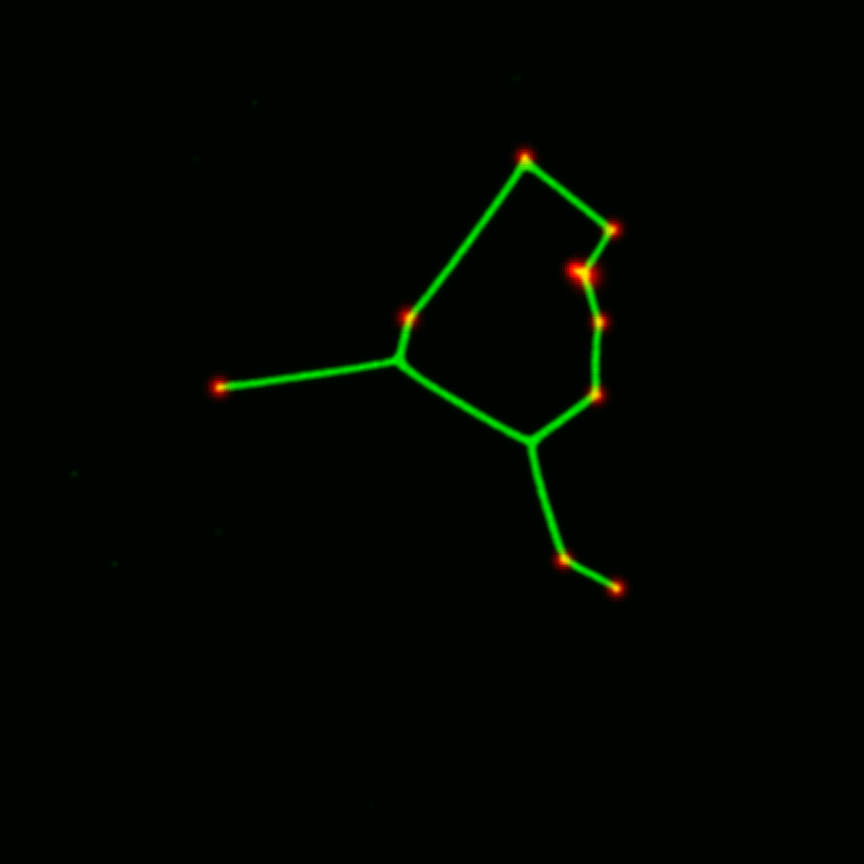
#> input picture figures/1.png, 864 x 864 px; its folder holds only this picture in this run
$ python test.py
#> lines starting #> are read from the running program, lines starting #| are printed output that depends on the picture; after the words box and inside, x2 and y2 are one past the last pixel; in counts of white or black regions, pixels touching at a corner belong together
### skele.py
import math
import pickle
from skimage.morphology import skeletonize
import skimage as ski
import matplotlib.pyplot as plt
import networkx as nx
from pathlib import Path

KEEP_THRESHOLD = 2
NEIGHBOR_THRESHOLD = 5


class PictureToNetwork:
    def __init__(self, image_path, keep=[]):
#> called with image_path = 'figures/1.png'
        self.filename = Path(image_path).stem
        self.image_path = image_path
        self.image = ski.io.imread(image_path, as_gray=True)
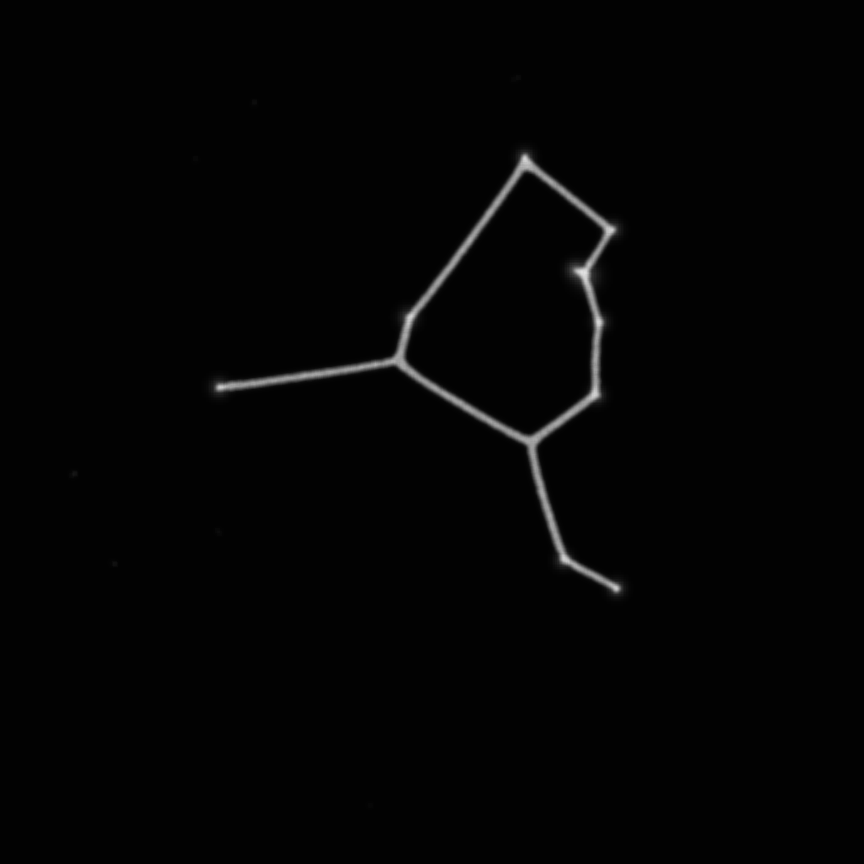
#> self.image: shape (864, 864) float64; min 0.0112, max 0.891, mean 0.0188
        self.image = self.image > 0.5
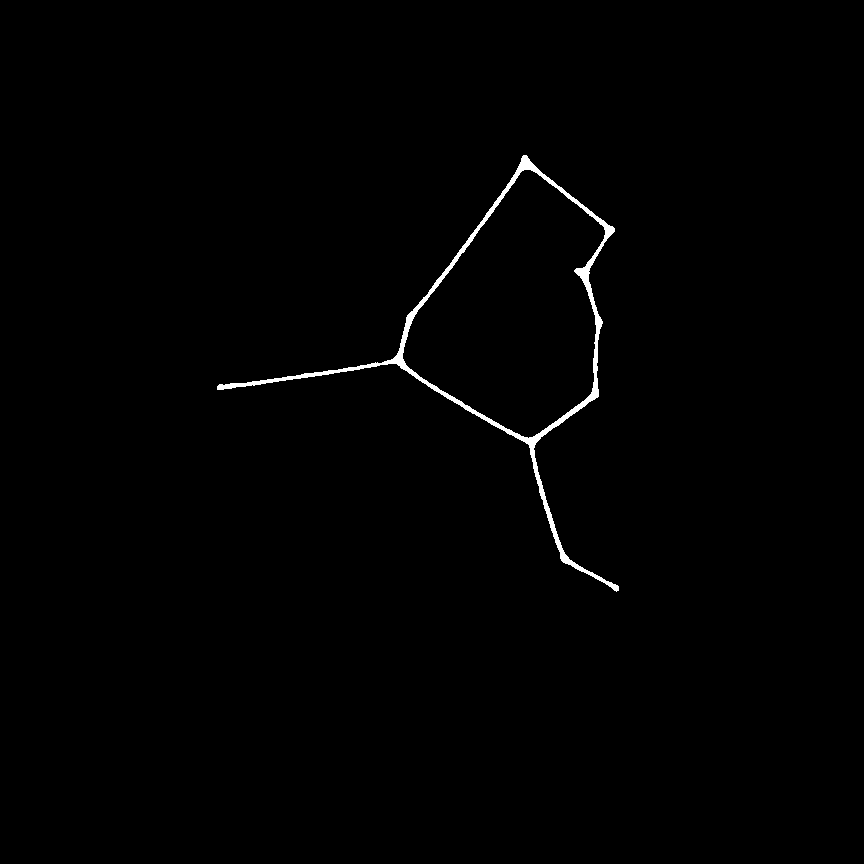
#> self.image: shape (864, 864) bool; 0.71% white; 1 white region, box (x1, y1, x2, y2) and area: (217, 155, 619, 592) 5287
        self.skeleton = skeletonize(self.image)
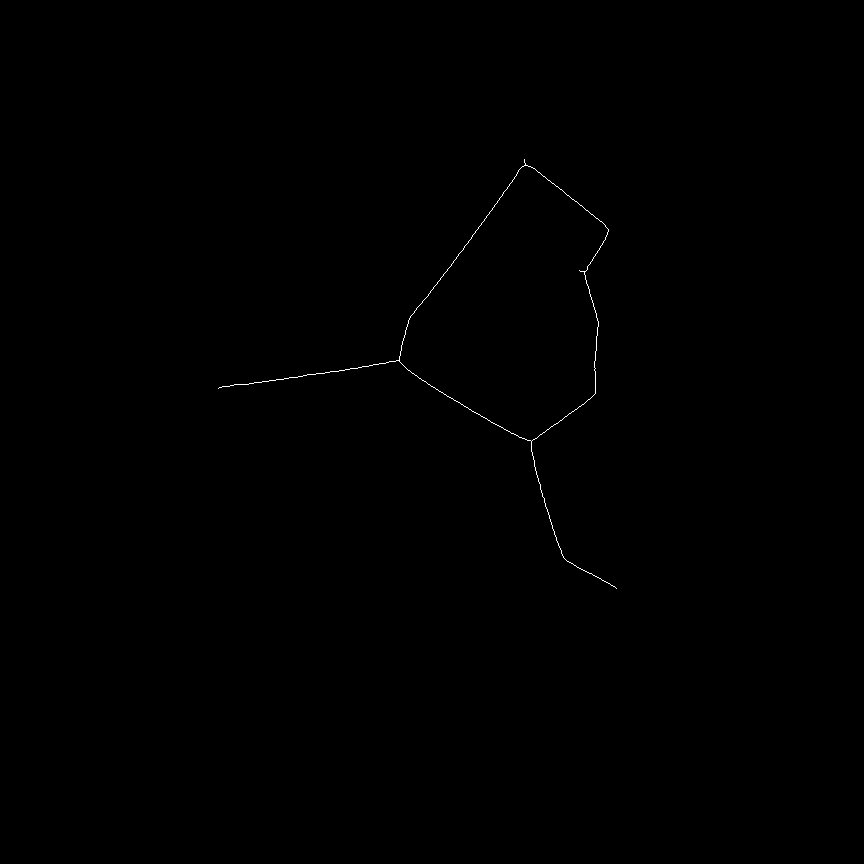
#> self.skeleton: shape (864, 864) bool; 0.13% white in thin lines or dots, all inside (x1, y1, x2, y2) = (218, 159, 617, 589)
        self.G = nx.Graph()
        self.visited = set()
        self.keep = keep

    def _construct_graph(self):
        for i in range(self.skeleton.shape[0]):
            for j in range(self.skeleton.shape[1]):
                if self.skeleton[i, j]:
                    node = (j, i)
                    self.G.add_node(node, pos=node)
                    self.visited.add(node)

                    for direction in [
                        (1, 0),
                        (0, 1),
                        (-1, 0),
                        (0, -1),
                        (1, 1),
                        (-1, 1),
                        (1, -1),
                        (-1, -1),
                    ]:
                        new_node = (node[0] + direction[0], node[1] + direction[1])

                        if new_node in self.visited:
                            self.G.add_edge(node, new_node)

    def should_remove_node(self, node):
        for keep_node in self.keep:
            if (
                math.sqrt((node[0] - keep_node[0]) ** 2 + (node[1] - keep_node[1]) ** 2)
                < KEEP_THRESHOLD
            ):
                return False

        return True

    def _remove_nodes(self):
        while True:
            disconnected = False

            for node in list(self.G.nodes()):
                if not self.should_remove_node(node):
                    continue

                if self.G.degree(node) == 0:
                    self.G.remove_node(node)
                elif self.G.degree(node) == 2:
                    neighbors = list(self.G.neighbors(node))
                    self.G.add_edge(neighbors[0], neighbors[1])
                    self.G.remove_node(node)

                    disconnected = True
                    break

            if not disconnected:
                break

    def _combine_nodes(self):
        while True:
            disconnected = False
            for node in list(self.G.nodes()):
                for neighbor in list(self.G.neighbors(node)):
                    if (
                        math.sqrt(
                            (node[0] - neighbor[0]) ** 2 + (node[1] - neighbor[1]) ** 2
                        )
                        < NEIGHBOR_THRESHOLD
                    ):
                        for neighbor_neighbor in list(self.G.neighbors(neighbor)):
                            if neighbor_neighbor != node:
                                self.G.add_edge(node, neighbor_neighbor)
                        self.G.remove_node(neighbor)
                        disconnected = True
                        break

                if disconnected:
                    break

            if not disconnected:
                break

    def run(self):
        self._construct_graph()
        self._remove_nodes()
        self._combine_nodes()

    def _prepare_plt(self):
        fig, axes = plt.subplots(
            nrows=1, ncols=3, figsize=(8, 4), sharex=True, sharey=True
        )

        ax = axes.ravel()

        ax[0].imshow(self.image, cmap=plt.cm.gray)
        ax[0].axis("off")
        ax[0].set_title("original", fontsize=20)

        ax[1].imshow(self.skeleton, cmap=plt.cm.gray)
        ax[1].axis("off")
        ax[1].set_title("skeleton", fontsize=20)

        pos = nx.get_node_attributes(self.G, "pos")
        nx.draw(self.G, pos, ax=ax[2], node_size=20, with_labels=False, edge_color="b")

        fig.tight_layout()

    def display_results(self):
        self._prepare_plt()
        plt.show()
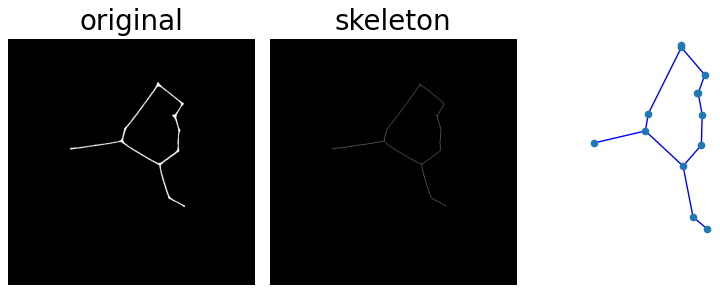
#> figure drawn by matplotlib, 3 panels

    def dump_graph(self, path_dir="", dump_pickle=True, dump_png=True):
        directory = Path(path_dir)

        if dump_pickle:
            with open(directory / f"{self.filename}.pkl", "wb") as f:
                # convert network to dict
                pickle.dump(
                    {
                        node: {neighbor: 1 for neighbor in self.G.neighbors(node)}
                        for node in self.G.nodes()
                    },
                    f,
                )

        if dump_png:
            self._prepare_plt()
            plt.savefig(directory / f"{self.filename}.png")
            plt.close()

### test.py
import os
from skele import PictureToNetwork


def main():
    for filename in os.listdir("figures"):
        ptn = PictureToNetwork(
            f"figures/{filename}",
            keep=[  # The foods for the files
                (524, 129),
                (608, 229),
                (583, 272),
                (598, 322),
                (595, 393),
                (529, 452),
                (567, 560),
                (617, 587),
                (395, 373),
                (218, 388),
                (408, 320),
            ],
        )
        ptn.run()
        ptn.display_results()
        ptn.dump_graph("output")


if __name__ == "__main__":
    main()
